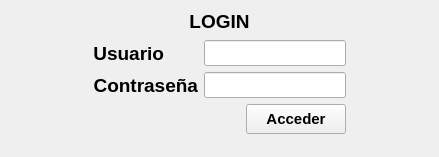
<?xml version="1.0" encoding="UTF-8"?>
<ui version="4.0">
 <class>Login</class>
 <widget class="QMainWindow" name="Login">
  <property name="geometry">
   <rect>
    <x>0</x>
    <y>0</y>
    <width>439</width>
    <height>157</height>
   </rect>
  </property>
  <property name="windowTitle">
   <string>Login</string>
  </property>
  <property name="accessibleDescription">
   <string>Login</string>
  </property>
  <widget class="QWidget" name="centralwidget">
   <layout class="QVBoxLayout" name="verticalLayout_2">
    <item>
     <widget class="QLabel" name="vCLblTitulo">
      <property name="sizePolicy">
       <sizepolicy hsizetype="Preferred" vsizetype="Fixed">
        <horstretch>0</horstretch>
        <verstretch>0</verstretch>
       </sizepolicy>
      </property>
      <property name="minimumSize">
       <size>
        <width>25</width>
        <height>25</height>
       </size>
      </property>
      <property name="font">
       <font>
        <pointsize>14</pointsize>
        <bold>true</bold>
       </font>
      </property>
      <property name="toolTip">
       <string>Login</string>
      </property>
      <property name="text">
       <string>LOGIN</string>
      </property>
      <property name="alignment">
       <set>Qt::AlignmentFlag::AlignCenter</set>
      </property>
     </widget>
    </item>
    <item>
     <layout class="QHBoxLayout" name="horizontalLayout">
      <item>
       <spacer name="horizontalSpacer_3">
        <property name="orientation">
         <enum>Qt::Orientation::Horizontal</enum>
        </property>
        <property name="sizeHint" stdset="0">
         <size>
          <width>40</width>
          <height>20</height>
         </size>
        </property>
       </spacer>
      </item>
      <item>
       <layout class="QVBoxLayout" name="verticalLayout">
        <item>
         <layout class="QFormLayout" name="formLayout">
          <item row="0" column="0">
           <widget class="QLabel" name="vCLblUsuario">
            <property name="font">
             <font>
              <pointsize>14</pointsize>
              <bold>true</bold>
             </font>
            </property>
            <property name="toolTip">
             <string>Usuario</string>
            </property>
            <property name="text">
             <string>Usuario</string>
            </property>
            <property name="alignment">
             <set>Qt::AlignmentFlag::AlignRight|Qt::AlignmentFlag::AlignTrailing|Qt::AlignmentFlag::AlignVCenter</set>
            </property>
           </widget>
          </item>
          <item row="0" column="1">
           <widget class="QLineEdit" name="vCTxtUsuario">
            <property name="font">
             <font>
              <pointsize>11</pointsize>
             </font>
            </property>
            <property name="toolTip">
             <string>Ingrese su usuario</string>
            </property>
           </widget>
          </item>
          <item row="1" column="0">
           <widget class="QLabel" name="vCLblPwd">
            <property name="font">
             <font>
              <pointsize>14</pointsize>
              <bold>true</bold>
             </font>
            </property>
            <property name="toolTip">
             <string>Contraseña</string>
            </property>
            <property name="text">
             <string>Contraseña</string>
            </property>
            <property name="alignment">
             <set>Qt::AlignmentFlag::AlignRight|Qt::AlignmentFlag::AlignTrailing|Qt::AlignmentFlag::AlignVCenter</set>
            </property>
           </widget>
          </item>
          <item row="1" column="1">
           <widget class="QLineEdit" name="vCTxtPwd">
            <property name="font">
             <font>
              <pointsize>11</pointsize>
             </font>
            </property>
            <property name="toolTip">
             <string>Ingrese su contraseña</string>
            </property>
            <property name="echoMode">
             <enum>QLineEdit::EchoMode::Password</enum>
            </property>
           </widget>
          </item>
          <item row="2" column="1">
           <layout class="QHBoxLayout" name="horizontalLayout_2">
            <item>
             <spacer name="horizontalSpacer">
              <property name="orientation">
               <enum>Qt::Orientation::Horizontal</enum>
              </property>
              <property name="sizeHint" stdset="0">
               <size>
                <width>40</width>
                <height>20</height>
               </size>
              </property>
             </spacer>
            </item>
            <item>
             <widget class="QPushButton" name="vCBtnAcceder">
              <property name="sizePolicy">
               <sizepolicy hsizetype="Fixed" vsizetype="Fixed">
                <horstretch>0</horstretch>
                <verstretch>0</verstretch>
               </sizepolicy>
              </property>
              <property name="minimumSize">
               <size>
                <width>100</width>
                <height>30</height>
               </size>
              </property>
              <property name="font">
               <font>
                <pointsize>11</pointsize>
                <bold>true</bold>
               </font>
              </property>
              <property name="layoutDirection">
               <enum>Qt::LayoutDirection::RightToLeft</enum>
              </property>
              <property name="text">
               <string>Acceder</string>
              </property>
             </widget>
            </item>
           </layout>
          </item>
         </layout>
        </item>
       </layout>
      </item>
      <item>
       <spacer name="horizontalSpacer_2">
        <property name="orientation">
         <enum>Qt::Orientation::Horizontal</enum>
        </property>
        <property name="sizeHint" stdset="0">
         <size>
          <width>40</width>
          <height>20</height>
         </size>
        </property>
       </spacer>
      </item>
     </layout>
    </item>
   </layout>
  </widget>
 </widget>
 <resources/>
 <connections/>
</ui>
